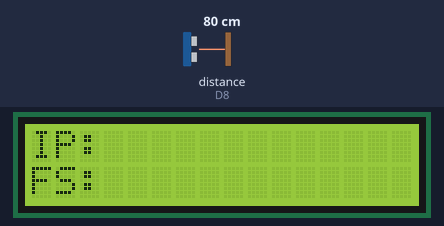
Recording of a sketch running on a simulated ESP8266 (NodeMCU). Shown: 16×2 character LCD. Wiring (inferred from the names in the program): ultrasonic range finder: trigger D7; echo D8. The test bench sets the inputs (shaded band); at power-on: distance to the obstacle (sensor on D8) 80 cm. The echo pulse lasts 58.3 µs per cm; WiFi joins after 1.5 s; servers stay silent unless stated; what the sketch prints to the serial monitor is not drawn.

Above: at 0.1 s.
At 2.8 s:
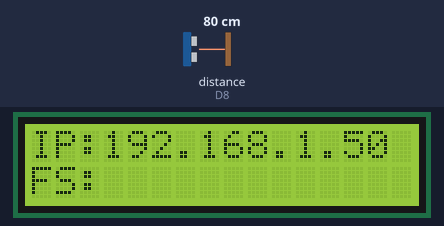

The sketch:

clientparkir_edited.ino
```cpp
//CLIENT
//#include <Wire.h>
#include <LiquidCrystal_I2C.h>
#include <ESP8266WiFi.h>

// Define the component pins
#define trig D7
#define echo D8

int kirim;

LiquidCrystal_I2C lcd(0x27, 16, 2);

char ssid[] = "12345";           // SSID of your home WiFi
char pass[] = "12345678";            // password of your home WiFi

unsigned long askTimer = 0;

IPAddress server(192,168,131,22);       // the fix IP address of the server
WiFiClient client;

void setup() {
  pinMode(trig, OUTPUT);
  pinMode(echo, INPUT);

  lcd.begin();
  lcd.backlight();
  lcd.setCursor(0, 0);
  lcd.print("IP:");
  lcd.setCursor(0, 1);
  lcd.print("FS:");

  Serial.begin(115200);               // set baudrate
  WiFi.begin(ssid, pass);             // connects to the WiFi router

  while (WiFi.status() != WL_CONNECTED) {
    Serial.println("Connecting to...");
    delay(500);
  }

  Serial.println("Connected to wifi");
  Serial.print("Status: "); Serial.println(WiFi.status());    // Network parameters
  Serial.print("IP: ");     Serial.println(WiFi.localIP());
  Serial.print("Subnet: "); Serial.println(WiFi.subnetMask());
  Serial.print("Gateway: "); Serial.println(WiFi.gatewayIP());
  Serial.print("SSID: "); Serial.println(WiFi.SSID());
  Serial.print("Signal: "); Serial.println(WiFi.RSSI());
}

void loop () {
  client.connect(server, 80);                   // Connection to the server
  digitalWrite(LED_BUILTIN, LOW);               // to show the communication only (inverted logic)


//Get the ultrasonic sensor values
  digitalWrite(trig, LOW);
  delayMicroseconds(4);
  digitalWrite(trig, HIGH);
  delayMicroseconds(10);
  digitalWrite(trig, LOW);
  long t = pulseIn(echo, HIGH);
  int distance = t / 29 / 2;

  if (distance <= 10) {
    kirim = 0;
  }
  else{
    kirim = 1;
  }

  Serial.print("distance : ");
  Serial.println(distance);
  client.println(kirim);


  String answer = client.readStringUntil('\r'); // respon dari server
  Serial.println("From server: " + answer);       // menampilkan respon dari server ke serial monitor
  client.flush();
  digitalWrite(LED_BUILTIN, HIGH);

  // Menampilkan LCD
  lcd.setCursor(3, 0);
  lcd.print(WiFi.localIP());
  //delay(1000);
  lcd.setCursor(3,1);
  lcd.print(answer);
  //delay(2000);               // client will trigger the communication after two seconds

}
```
